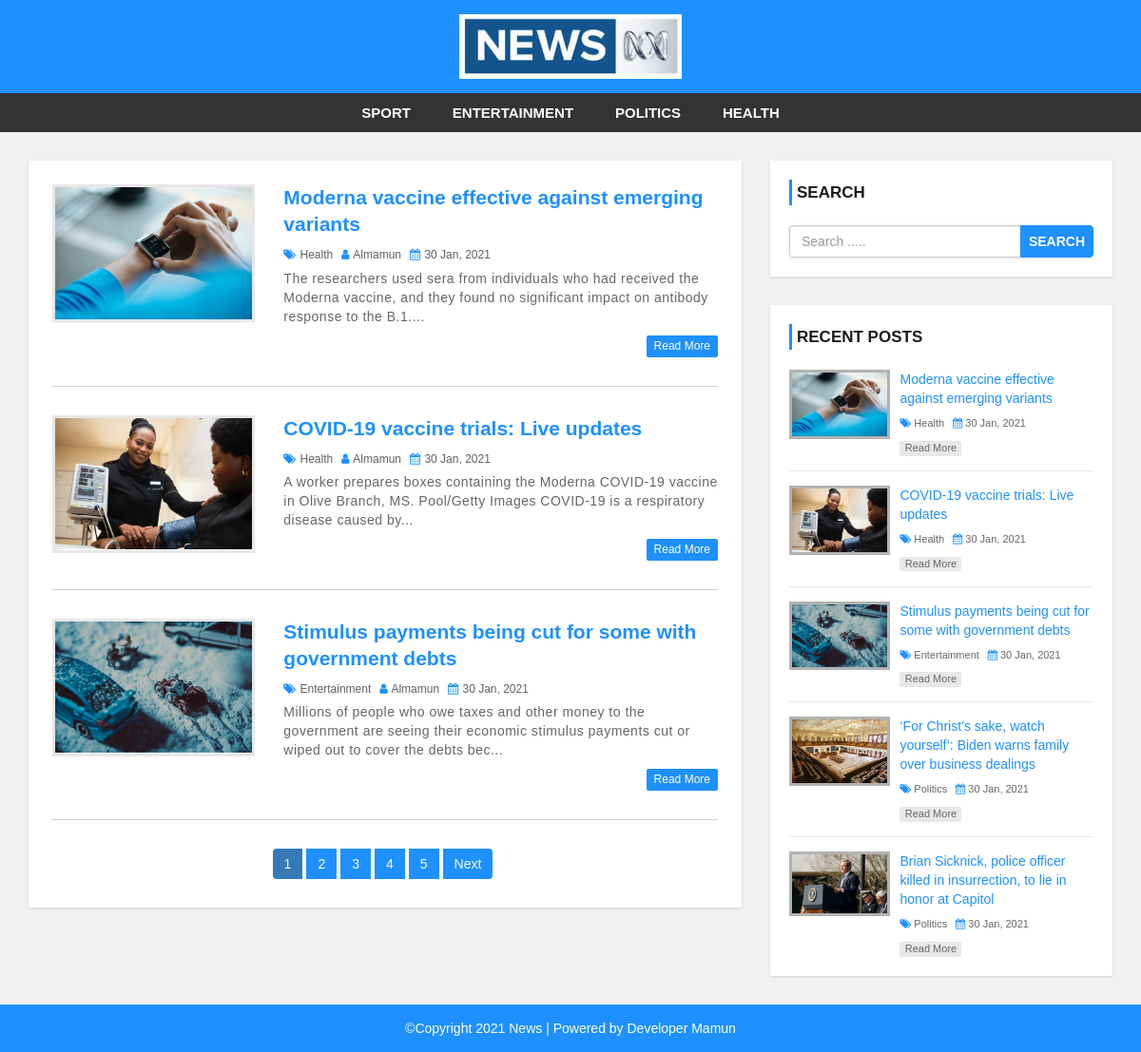
The page / on the database its author committed.
### tables this page shows
CREATE TABLE `news_category` (
  `category_id` int(11) NOT NULL,
  `category_name` varchar(100) NOT NULL,
  `post` int(11) NOT NULL DEFAULT 0
);

CREATE TABLE `news_post` (
  `post_id` int(11) NOT NULL,
  `title` varchar(100) NOT NULL,
  `description` text NOT NULL,
  `category` varchar(100) NOT NULL,
  `post_date` varchar(50) NOT NULL,
  `author` int(11) NOT NULL,
  `post_img` varchar(100) NOT NULL
);

CREATE TABLE `news_user` (
  `user_id` int(10) UNSIGNED NOT NULL,
  `first_name` varchar(30) NOT NULL,
  `last_name` varchar(30) NOT NULL,
  `username` varchar(30) DEFAULT NULL,
  `password` varchar(40) DEFAULT NULL,
  `role` int(11) NOT NULL
);

### index.php (the view, shortened to what this page needs)
<?php include 'header.php'; ?>
    <div id="main-content">
        <div class="container">
            <div class="row">
                <div class="col-md-8">
                    <div class="post-container">
                      <?php
                        include "config.php";
                        $limit = 3;
                        if(isset($_REQUEST['page'])){
                          $page_no = $_REQUEST['page'];
                        }else{
                          $page_no = 1;
                        }
                        $offset = ($page_no-1)*$limit;
                        if(isset($_REQUEST['id'])){
                          $id = $_REQUEST['id'];
                          $sql = "SELECT * FROM news_post
                            LEFT JOIN news_category ON news_post.category = news_category.category_id
                            LEFT JOIN news_user ON news_post.author = news_user.user_id
                            WHERE news_category.category_id = {$id}
                            order by news_post.post_id DESC LIMIT {$offset},{$limit}";
                        }else{
                          $sql = "SELECT * FROM news_post
                            LEFT JOIN news_category ON news_post.category = news_category.category_id
                            LEFT JOIN news_user ON news_post.author = news_user.user_id
                            order by news_post.post_id DESC LIMIT {$offset},{$limit} ";
                        }
                        $result = mysqli_query($conn,$sql) or die("Query Failed");
                        if(mysqli_num_rows($result)>0){
                          while($row=mysqli_fetch_assoc($result)){
                      ?>
                        <div class="post-content">
                            <div class="row">
                                <div class="col-md-4">
                                    <a class="post-img" href="single.php?id=<?php echo $row['post_id']; ?>"><img src="admin/upload/<?php echo $row['post_img']; ?>" alt=""/></a>
                                </div>
                                <div class="col-md-8">
                                    <div class="inner-content clearfix">
                                        <h3><a href='single.php?id=<?php echo $row['post_id']; ?>'><?php echo $row['title']; ?></a></h3>
                                        <div class="post-information">
                                            <span>
                                                <i class="fa fa-tags" aria-hidden="true"></i>
                                                <a href='index.php?id=<?php echo $row['category_id']; ?>'><?php echo $row['category_name']; ?></a>
                                            </span>
                                            <span>
                                                <i class="fa fa-user" aria-hidden="true"></i>
                                                <a href='author.php'><?php echo $row['username']; ?></a>
                                            </span>
                                            <span>
                                                <i class="fa fa-calendar" aria-hidden="true"></i>
                                                <?php echo $row['post_date']; ?>
                                            </span>
                                        </div>
                                        <p class="description">
                                            <?php echo substr($row['description'],0,150)."..."; ?>
                                        </p>
                                        <a class='read-more pull-right' href='single.php?id=<?php echo $row['post_id']; ?>'>read more</a>
                                    </div>
                                </div>
                            </div>
                        </div>
                    <?php
                          }
                        }
                        if(isset($_REQUEST['id'])){
                          $id = $_REQUEST['id'];
                          $sql1 = "SELECT * FROM news_post
                            LEFT JOIN news_category ON news_post.category = news_category.category_id
                            LEFT JOIN news_user ON news_post.author = news_user.user_id
                            WHERE news_category.category_id = {$id}
                            order by news_post.post_id DESC LIMIT {$offset},{$limit}";
                        }else{
                          $sql1 = "SELECT * FROM news_post";
                        }
                          $result1 = mysqli_query($conn,$sql1) or die("Query Failed");
                          if(mysqli_num_rows($result1)){
                            $total_record = mysqli_num_rows($result1);
                            $total_pages = ceil($total_record/$limit);
                            echo "<ul class='pagination admin-pagination'>";
                            for ($i=1; $i <= $total_pages; $i++) {
                              if($page_no==$i){
                                $active = "active";
                              }else{
                                $active = "";
                              }
                              echo "<li class='{$active}'><a href='index.php?page=$i'>$i</a></li>";
                            }
                            if($page_no<$total_pages){
                              $next = $page_no+1;
                              echo '<li><a href="index.php?page='.$next.'">Next</a></li>';
                            }
                            echo "</ul>";
                          }
                        ?>
                    </div>
                </div>
                <?php include 'sidebar.php'; ?>
            </div>
        </div>
    </div>
<?php include 'footer.php'; ?>

### header.php (shortened to what this page needs)
<!DOCTYPE html>
<html lang="en">
<head>
    <link rel="stylesheet" href="css/bootstrap.min.css" />
    <link rel="stylesheet" href="css/font-awesome.css">
    <link rel="stylesheet" href="css/style.css">
</head>
<body>
<div id="header">
    <div class="container">
        <div class="row">
            <div class=" col-md-offset-4 col-md-4">
                <a href="index.php" id="logo"><img src="images/news.jpg"></a>
            </div>
        </div>
    </div>
</div>
<div id="menu-bar">
    <div class="container">
        <div class="row">
            <div class="col-md-12">
                <ul class='menu'>
                  <?php
                    include "config.php";
                    $sql = "SELECT * FROM news_category";
                    $result = mysqli_query($conn,$sql) or die("Query Failed");
                    if(mysqli_num_rows($result)>0){
                      while($row=mysqli_fetch_assoc($result)){
                        if(isset($_REQUEST['id'])){
                          $id = $_REQUEST['id'];
                          if($row['category_id']==$id){
                            $active = "active";
                          }else{
                            $active = "";
                          }
                        }else{
                          $active = "";
                        } ?>
                        <li ><a class="<?php echo $active; ?>" href='index.php?id=<?php echo $row['category_id']; ?>'><?php echo $row['category_name']; ?></a></li>
                    <?php  }
                    }
                   ?>
                </ul>
            </div>
        </div>
    </div>
</div>

### sidebar.php
<div id="sidebar" class="col-md-4">
    <div class="search-box-container">
        <h4>Search</h4>
        <form class="search-post" action="search.php" method ="GET">
            <div class="input-group">
                <input type="text" name="search" class="form-control" placeholder="Search .....">
                <span class="input-group-btn">
                    <button type="submit" class="btn btn-danger">Search</button>
                </span>
            </div>
        </form>
    </div>
    <div class="recent-post-container">
        <h4>Recent Posts</h4>
        <?php
          include "config.php";
          $sql = "SELECT * FROM news_post
            LEFT join news_category on news_post.category = news_category.category_id
            order by post_id DESC LIMIT 5";
          $result = mysqli_query($conn,$sql) or die("Query Failed");
          if(mysqli_num_rows($result)>0){
            while($row = mysqli_fetch_assoc($result)){ ?>
              <div class="recent-post">
                  <a class="post-img" href="single.php?id=<?php echo $row['post_id']; ?>">
                      <img src="admin/upload/<?php echo $row['post_img']; ?>" alt=""/>
                  </a>
                  <div class="post-content">
                      <h5><a href="single.php?id=<?php echo $row['post_id']; ?>"><?php echo $row['title']; ?></a></h5>
                      <span>
                          <i class="fa fa-tags" aria-hidden="true"></i>
                          <a href='index.php?id=<?php echo $row['category_id']; ?>'><?php echo $row['category_name']; ?></a>
                      </span>
                      <span>
                          <i class="fa fa-calendar" aria-hidden="true"></i>
                          <?php echo $row['post_date']; ?>
                      </span>
                      <a class="read-more" href="single.php?id=<?php echo $row['post_id']; ?>">read more</a>
                  </div>
              </div>
          <?php  }
          }
        ?>
    </div>
</div>

### footer.php
<div id ="footer">
    <div class="container">
        <div class="row">
            <div class="col-md-12">
                <span>©Copyright 2021 News | Powered by <a href="https://www.microdeveloperbd.com/">Developer Mamun</a></span>
            </div>
        </div>
    </div>
</div>
</body>
</html>

### css/style.css (style rules this page uses)
body { background: #f1f1f1; font-family: sans-serif,arial,Helvetica; }
a, a:hover, a:focus { text-decoration: none; outline: none; }
ul { margin:0; padding:0; list-style:none; }
form { background: #fff; padding: 25px; box-shadow:0 1px 3px rgba(0, 0, 0, 0.13); }
#header { background: #1e90ff; text-align: center; padding: 15px; }
#logo { display: inline-block; width: 65%; }
#logo img { width: 100%; }
#menu-bar { background: #333; text-align: center; }
#menu-bar .menu > li { display: inline-block; }
.menu > li > a { padding: 10px 20px; display: block; text-transform: uppercase; color: #fff; font-size: 15px; font-weight:600; transition:all 0.5s ease 0s; }
#main-content { padding: 30px 0; min-height: 750px; }
#main-content .post-container { background-color: #fff; padding: 25px; box-shadow: 0 1px 3px rgba(0, 0, 0, 0.13); }
#main-content .post-content { border-bottom: 1px solid #d1d1d1; padding: 0 0 30px; margin-bottom:30px; }
#main-content .post-content img { width: 100%; }
#main-content .post-content .post-img { border: 3px solid #e7e7e7; display: block; height: 145px; overflow: hidden; transition: border .3s; }
#main-content .post-content h3 { font-size: 21px; line-height: 28px; font-weight: 600; margin: 0 0 7px; }
#main-content .post-content h3 a { color: #1e90ff; transition:all 0.3s; }
#main-content .post-content .post-information span { color: #606060; font-size: 12px; text-transform: capitalize; margin: 0 5px 5px 0; display: inline-block; }
#main-content .post-content .post-information i { color: #1e90ff; margin-right: 1px; }
#main-content .post-content .post-information a { color: #606060; text-decoration: none; }
#main-content .post-content p, #main-content .single-post p { color: #666; font-size: 14px; letter-spacing: 0.5px; margin:0 0 10px; }
#main-content .post-content a.read-more { color: #fff; background-color: #1E90FF; font-size: 12px; text-transform: capitalize; padding: 3px 8px; border-radius: 2px; transition: all 0.3s; }
.pagination { display: block; text-align: center; margin: 0; }
.pagination li { display:inline-block; margin: 0 5px 0 0; }
.pagination li a { border: none; background: #1e90ff; color: #fff; }
i.fa { color:#222; }
#sidebar h4 { color: #1A1A1A; font-size: 17px; line-height: 27px; font-weight:600; text-transform: uppercase; padding: 0 0 0 5px; margin: 0 0 21px; border-left: 3px solid #1e90ff; }
#sidebar .search-box-container { background-color: #fff; padding: 20px; margin: 0 0 30px; box-shadow: 0 1px 3px rgba(0, 0, 0, 0.13); }
#sidebar .search-post { padding: 0; }
#sidebar .search-post input { color: #606060; }
#sidebar .search-post .btn { font-weight: 600; text-transform: uppercase; padding: 6px 8px; background-color: #1E90FF; border-color: #1E90FF; outline: none; }
#sidebar .recent-post-container { padding: 20px; background: #fff; box-shadow: 0 1px 3px rgba(0, 0, 0, 0.13); }
#sidebar .recent-post { border-bottom: 1px solid #e7e7e7; padding: 0 0 15px; margin: 0 0 15px; }
#sidebar .recent-post:last-child { margin: 0; padding: 0; border: none; }
#sidebar .recent-post .post-img { display: inline-block; width: 33%; border: 3px solid rgba(0,0,0,0.3); vertical-align: top; transition: border .3s; }
#sidebar .recent-post .post-img img { width: 100%; }
#sidebar .recent-post .post-content { width: 65%; display: inline-block; border: none; padding: 0 0 0 7px; margin: 0; }
#sidebar .recent-post h5 { font-size: 14px; line-height: 20px; margin: 0 0 5px; }
#sidebar .recent-post h5 a { color: #1E90FF; }
#sidebar .recent-post span { color: #666; font-size: 11px; display: inline-block; margin: 0 5px 10px 0; }
#sidebar .recent-post span a { color: #666; }
#sidebar .recent-post span i { color: #1E90FF; }
#sidebar .recent-post a.read-more { color: #666; background-color: rgba(0,0,0,0.09); width: 65px; font-size: 11px; text-align: center; padding: 0; display: block; transition: all 0.3s; }
#footer { color: #fff; padding:15px 0; text-align:center; background-color:#1e90ff; }
#footer a { color:#fff; }

### rows shown on the page
news_category: category_name "SPORT"
news_category: category_name "ENTERTAINMENT"
news_category: category_name "POLITICS"
news_category: category_name "HEALTH"
news_post: post_img (picture), title "Moderna vaccine effective against emerging variants", news_category.category_name "Health", news_user.username "Almamun", post_date "30 Jan, 2021", description "The researchers used sera from individuals who had received the Moderna vaccine, and they found no significant impact on antibody response to the B.1."
news_post: post_img (picture), title "COVID-19 vaccine trials: Live updates", news_category.category_name "Health", news_user.username "Almamun", post_date "30 Jan, 2021", description "A worker prepares boxes containing the Moderna COVID-19 vaccine in Olive Branch, MS. Pool/Getty Images COVID-19 is a respiratory disease caused by"
news_post: post_img (picture), title "Stimulus payments being cut for some with government debts", news_category.category_name "Entertainment", news_user.username "Almamun", post_date "30 Jan, 2021", description "Millions of people who owe taxes and other money to the government are seeing their economic stimulus payments cut or wiped out to cover the debts bec"
news_post: post_img (picture), title "‘For Christ’s sake, watch yourself’: Biden warns family over business dealings", news_category.category_name "Politics", post_date "30 Jan, 2021"
news_post: post_img (picture), title "Brian Sicknick, police officer killed in insurrection, to lie in honor at Capitol", news_category.category_name "Politics", post_date "30 Jan, 2021"
